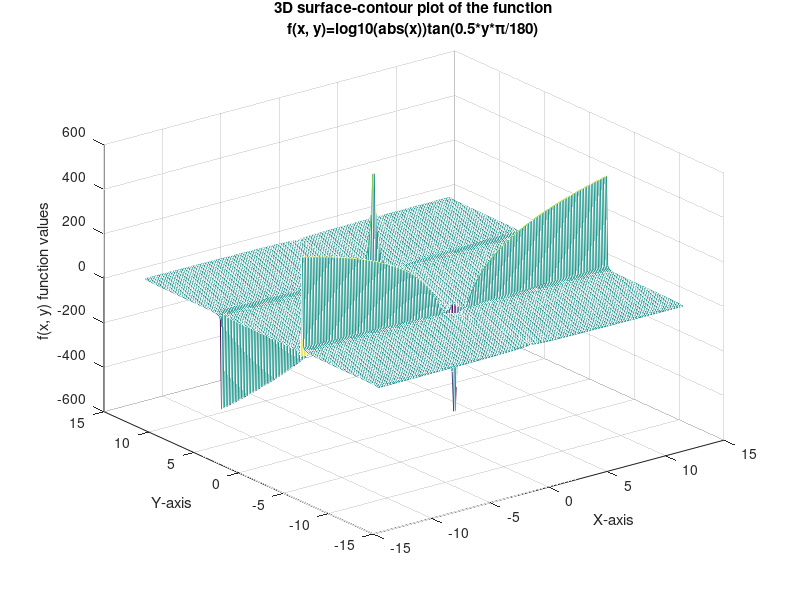

MATLAB code for this plot:
% Plot_EX28.m
for m=1:20
     [x, y]=meshgrid(linspace(-13, 13, 200));
     z=log10(abs(x)).*tan(m*y*pi/180);
     mesh(x, y, z)
     M(m)=getframe(gcf);
end
title({['3D surface-contour plot of the function' ],...
['f(x, y)=log10(abs(x))tan(0.5*y*\pi/180)']});
xlabel('X-axis'); ylabel('Y-axis');
zlabel('f(x, y) function values');
movie(M,2) % The plot movie is played twice
